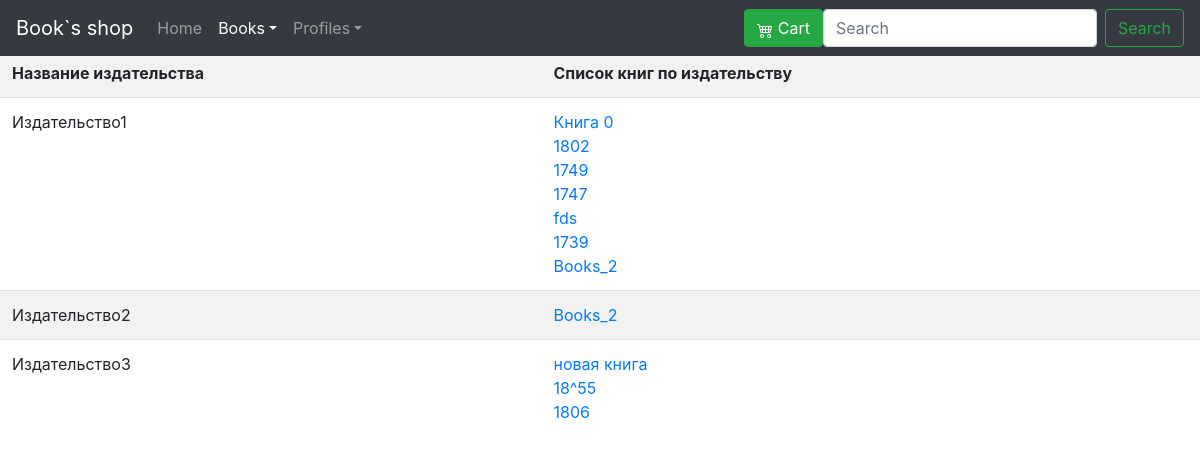
/books/publisher_list, run on an earlier commit of the app's database.
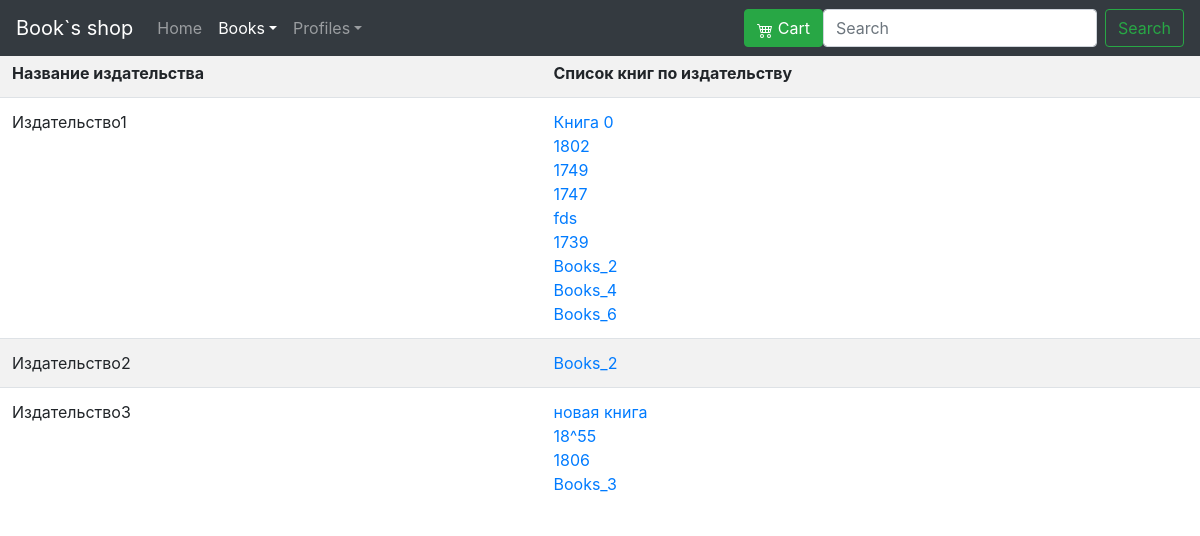
And on a later commit of the database.
### books/models.py (models this page shows, shortened)
class Publisher(models.Model):
    name = models.CharField(
        verbose_name ="Издатель",
        max_length=50
        )

class Books(models.Model):
    name=models.CharField(
        verbose_name="Имя книги",
        max_length=50
    )
    description = models.TextField(
        verbose_name='Описание книги',
        null=True,
        blank=True
    )
    picture=models.ImageField(
        verbose_name="Фото обложки",
        upload_to="books-pic",
        null=True,
        blank=True,
        default="books-pic/default.jpg"
    )
    price=models.DecimalField(
        verbose_name="Цена",
        max_digits=5,
        decimal_places=2,
        default=00.00
    )
    author=models.ManyToManyField(
        'Author',
        verbose_name="Автор",
        related_name="books_author"
    )
    series=models.ManyToManyField(
        'Series',
        verbose_name="Серия",
        related_name="series_books",
        null=True,
        blank=True,
    )
    genre=models.ManyToManyField(
        'Genre',
        verbose_name="Жанр",
        related_name="genre_books"
    )
    publishing_year=models.PositiveSmallIntegerField (
        verbose_name="Год издания",
        default=2020
    )
    count_page=models.IntegerField(
        verbose_name="Кол-во страниц",
        default=100
    )
    binging=models.ForeignKey(
        'Binging',
        verbose_name="Переплёт",
        on_delete=models.PROTECT,
        default=1
    )
    format_book=models.CharField(
        verbose_name="Формат",
        default="99x99",
        max_length=15
    )
    isbn=models.CharField(
        verbose_name="ISBN",
        default="999-1-88877-6",
        max_length=15
    )
    weight=models.PositiveSmallIntegerField(
        verbose_name="Вес(гр.)",
        default="100"
    )
    age_limit=models.CharField(
        verbose_name="Ограничение по возрасту",
        default="6+",
        max_length=3
    )
    publisher=models.ManyToManyField(
        'Publisher',
        verbose_name="Издательство",
        related_name="publisher_books"
    )
    count_book=models.IntegerField(
        verbose_name="Ко-во книг в наличии",
        default=10
    )
    availability=models.BooleanField(
        verbose_name="Наличие книги",
        default=True
    )
    rating=models.FloatField(
        verbose_name="Рейтинг",
        validators=[MinValueValidator(0), MaxValueValidator(10)],
        default=9
    )
    create=models.DateField(
        verbose_name="Дата внесения в каталог",
        auto_now=False,
        auto_now_add=True
    )
    update=models.DateField(
        verbose_name="Дата последнего изменения",
        auto_now=True,
        auto_now_add=False
    )
    user=models.ForeignKey(
        User,
        on_delete=models.PROTECT,
        default=2
    )
    def __str__(self):
        return f"{self.name}"

### books/views.py (the view)
# urls.py: path('publisher_list', views.PublisherList.as_view(),name='publisher_list'),
class PublisherList(ListView):
    model=Publisher
    template_name='publisher/p_list.html'
    def get_context_data(self, **kwargs):
        c= super().get_context_data(**kwargs)
        try:
            user=self.request.user
            prof_user=Profile.objects.get(username=user)
            print(user)
            print(prof_user.pk)
            c['prof_user']=prof_user.pk
        except Profile.DoesNotExist:
            prof_user=None
        return c

### books/templates/publisher/p_list.html (shortened to what this page needs)
{% extends "base.html" %}
{% load crispy_forms_tags %}
{%load my_tags %}
        {% block books_active %}
          <a class="nav-link dropdown-toggle active" href="{% url 'CRUDL_books:list' %}" id="dropdown01" data-toggle="dropdown" aria-haspopup="true" aria-expanded="true">Books</a>
          {% endblock books_active %}
    {% block main %}
        <table class="table table-striped" width="100%" >
                <tr>
                    <th>Название издательства</th><th>Список книг по издательству</th>
                </tr>
            {% for genre in object_list %}
                <tr>
                    <td>{{genre.name}}</td>
                    <td>
                    {% for books in genre.publisher_books.all %}
                        <a href="{% url 'CRUDL_books:detail' books.pk %}">{{books}}</a> <br>
                    {%endfor%}
                    </td>
                </tr>
        {% endfor %}
        </table>
{% endblock main %}

What changed in the data, as far as the page shows it:
changed Publisher "Издательство1": gains Books (name "Books_4"); gains Books (name "Books_6")
changed Publisher "Издательство3": gains Books (name "Books_3")
